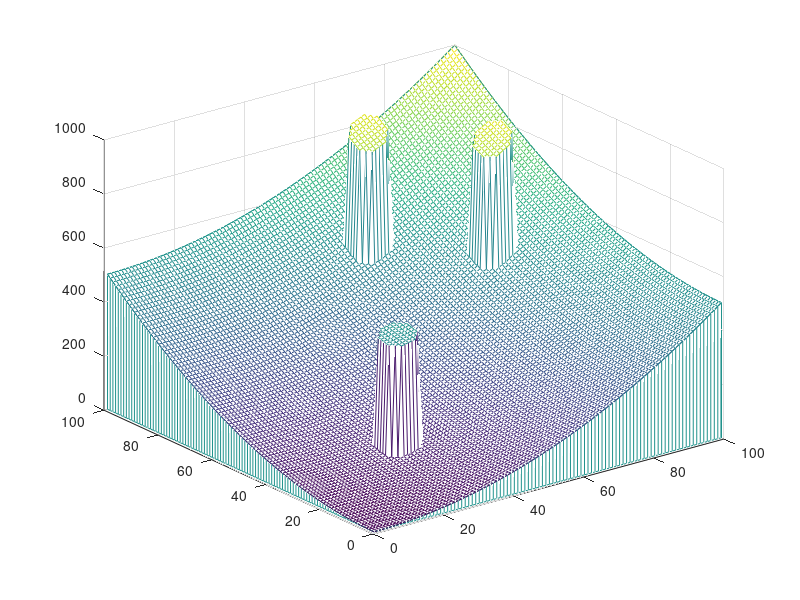

MATLAB code for this plot:
% [X,Y]= meshgrid(1:100:50000, 1:100:50000);
% a_scale = 1/500000000;
% attr_potential = a_scale * ((X-30000).^2 + (Y-20000).^2);
% map = [1:100:50000; 1:100:50000];
% rho = bwdist(map)/100+1;
% influence = 1.5;
% r_scale = 1000;
% rep_potential = r_scale *((1./rho - 1/influence)).^2;
% %potential_field = attr_potential + rep_potential;
% Z= attr_potential;
% mesh(X,Y,Z);
attr_potential=zeros();
rep_potential_1=zeros();
rep_potential_2=zeros();
rep_potential_3=zeros();
potential_field=zeros();
for i = 1:100
    for j = 1:100
        a_scale = 0.1;
        attr_potential(i,j) = a_scale * 0.5 *  ((i-0)*(i-0) + (j-0)*(j-0));
        r_scale = 1000;
        dist1 = sqrt((i-30)*(i-30)+(j-30)*(j-30));
        dist2 = sqrt((i-80)*(i-80)+(j-60)*(j-60));
        dist3 = sqrt((i-60)*(i-60)+(j-80)*(j-80));
        if(dist1 < 5)
           rep_potential_1(i,j) = 405;%0.5 * sqrt((1/sqrt((i-15)*(i-15)+(j-10)*(j-10))+1/20));
        elseif(dist1>5 && dist1<=15)        
           rep_potential_1(i,j) = 0.5 * r_scale *(1/sqrt((i-30)*(i-30)+(j-30)*(j-30))-1/10)*(1/sqrt((i-30)*(i-30)+(j-30)*(j-30))-1/10);
        else
            rep_potential_1(i,j) =0;
        end
        
         if(dist2 < 5)
           rep_potential_2(i,j) = 405;%0.5 * sqrt((1/sqrt((i-15)*(i-15)+(j-10)*(j-10))+1/20));
        elseif(dist2>5 && dist2<=15)        
           rep_potential_2(i,j) = 0.5 * r_scale * (1/dist2-1/10)*(1/dist2-1/10);
        else
            rep_potential_2(i,j) =0;
         end
         
         if(dist3 < 5)
           rep_potential_3(i,j) = 405;%0.5 * sqrt((1/sqrt((i-15)*(i-15)+(j-10)*(j-10))+1/20));
        elseif(dist3>5 && dist3<=15)        
           rep_potential_3(i,j) = 0.5 * r_scale * (1/dist3-1/10)*(1/dist3-1/10);
        else
            rep_potential_3(i,j) =0;
         end
        
        potential_field(i,j) = attr_potential(i,j)+ rep_potential_1(i,j)+rep_potential_2(i,j) + rep_potential_3(i,j);
    end
end
[x,y]=meshgrid(1:100,1:100);
meshz(x,y, potential_field);